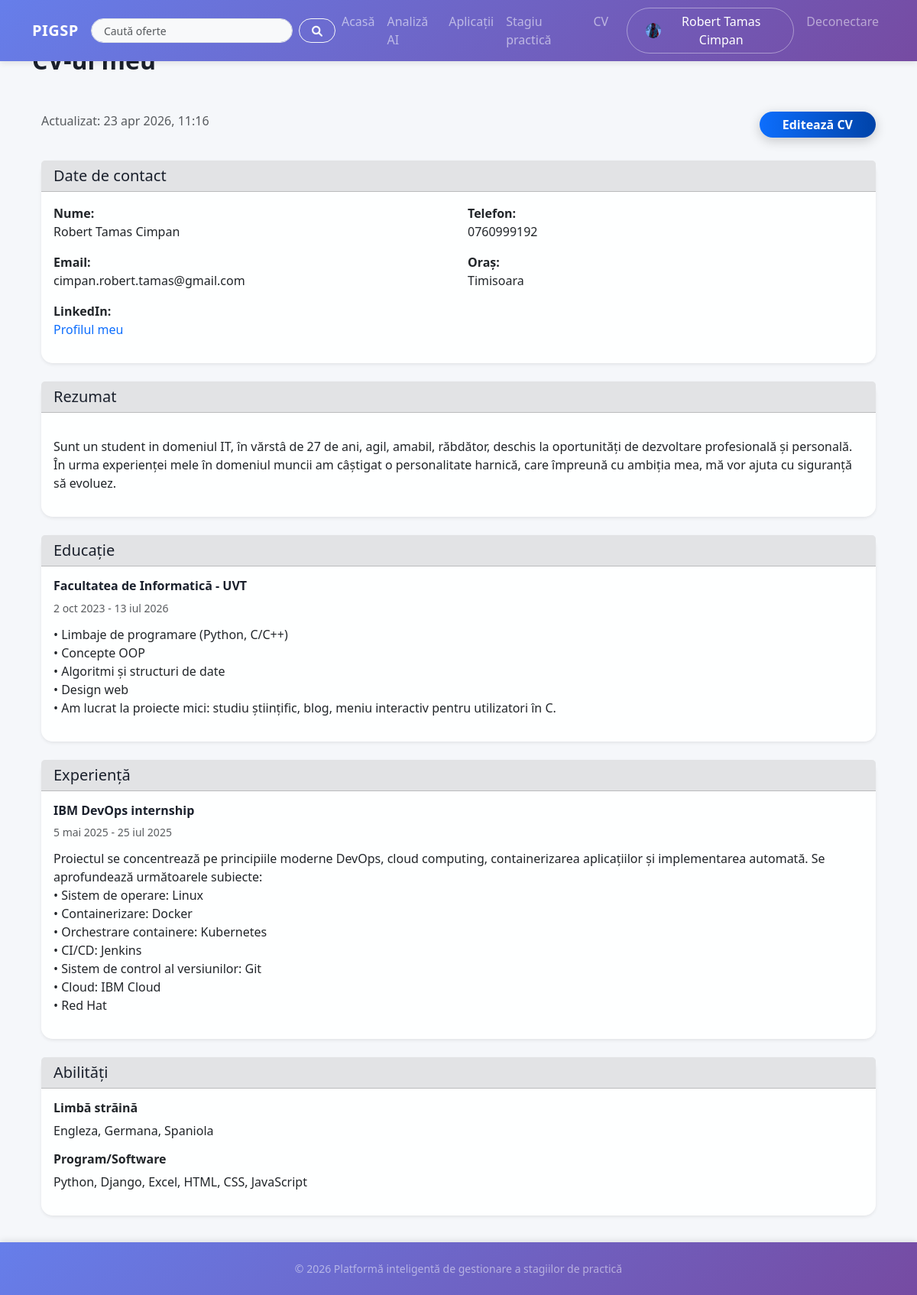
Screenshot of /cv/ (signed in) with the database file from the repository.
### accounts/models.py (models this page shows, shortened)
class User(AbstractUser):
    username_validator = UnicodeUsernameValidator()
    ROLE_CHOICES = [
        ("student", "Student"),
        ("company", "Companie"),
    ]
    username = models.CharField(
        "username",
        max_length=30,
        unique=True,
        help_text="30 de caractere sau mai puțin. Doar litere, cifre și @/./+/-/_ .",
        validators=[username_validator],
        error_messages={
            "unique": "Un utilizator cu acest nume există deja.",
        },
    )
    role = models.CharField(max_length=20, choices=ROLE_CHOICES, default="student")
    phone_number = models.CharField(max_length=15, blank=False, null=True, default=None)
    birth_date = models.DateField(null=True, blank=True)
    profile_picture = models.ImageField(
        upload_to="profile_pictures/", null=True, blank=True
    )
    class Meta:
        db_table = "auth_user"
        verbose_name = "Utilizator"
        verbose_name_plural = "Utilizatori"
    def is_student(self):
        return self.role == "student"

class StudentCV(models.Model):
    user = models.OneToOneField(
        User, on_delete=models.CASCADE, related_name="student_cv"
    )
    phone = models.CharField(max_length=15)
    email = models.EmailField()
    linkedin = models.URLField(blank=True)
    city = models.CharField(max_length=100, blank=True)
    resume = models.TextField(max_length=500)
    pdf_file = models.FileField(upload_to="cv/", null=True, blank=True)
    created_at = models.DateTimeField(auto_now_add=True)
    updated_at = models.DateTimeField(auto_now=True)
    class Meta:
        verbose_name = "CV Student"
        verbose_name_plural = "CV Studenți"

class CVEducation(models.Model):
    cv = models.ForeignKey(
        StudentCV, on_delete=models.CASCADE, related_name="education"
    )
    school_name = models.CharField(max_length=255, blank=True)
    start_date = models.DateField(blank=True, null=True)
    end_date = models.DateField(blank=True, null=True)
    details = models.TextField(blank=True)
    created_at = models.DateTimeField(auto_now_add=True)
    class Meta:
        verbose_name = "Educație CV"
        verbose_name_plural = "Educații CV"
        ordering = ["-end_date"]

class CVExperience(models.Model):
    cv = models.ForeignKey(
        StudentCV, on_delete=models.CASCADE, related_name="experience"
    )
    institution_name = models.CharField(max_length=255, blank=True)
    start_date = models.DateField(blank=True, null=True)
    end_date = models.DateField(blank=True, null=True)
    details = models.TextField(blank=True)
    created_at = models.DateTimeField(auto_now_add=True)
    class Meta:
        verbose_name = "Experiență CV"
        verbose_name_plural = "Experiențe CV"
        ordering = ["-end_date"]

class CVSkill(models.Model):
    SKILL_TYPE_CHOICES = [
        ("program", "Program/Software"),
        ("language", "Limbaj de programare"),
        ("foreign_language", "Limbă străină"),
        ("soft_skill", "Soft Skill"),
    ]
    cv = models.ForeignKey(StudentCV, on_delete=models.CASCADE, related_name="skills")
    skill_type = models.CharField(max_length=20, choices=SKILL_TYPE_CHOICES, blank=True)
    skill_name = models.CharField(max_length=255, blank=True)
    created_at = models.DateTimeField(auto_now_add=True)
    class Meta:
        verbose_name = "Abilitate CV"
        verbose_name_plural = "Abilități CV"
        ordering = ["skill_type", "skill_name"]

### main/views.py (the view)
@login_required
def view_cv(request):
    if not request.user.is_student():
        return _forbidden_page(request, "Doar studenții pot vedea CV-uri.")
    try:
        cv = StudentCV.objects.get(user=request.user)
    except StudentCV.DoesNotExist:
        cv = None
    context = {
        "cv": cv,
    }
    return render(request, "main/view_cv.html", context)

### templates/main/view_cv.html (shortened to what this page needs)
{% extends 'base.html' %}
{% load static %}
{% block content %}
<h2 class="mb-4">CV-ul meu</h2>
<div class="container mt-5">
    <div class="row mb-4">
        <div class="col-md-8">
            {% if cv %}
                <p class="text-muted">Actualizat: {{ cv.updated_at|date:"j b Y, H:i" }}</p>
            {% endif %}
        </div>
        <div class="col-md-4 text-end">
            {% if cv %}
                <a href="{% url 'edit_cv' %}" class="btn btn-primary rounded-pill">
                     Editează CV
                </a>
            {% else %}
                <a href="{% url 'edit_cv' %}" class="btn btn-primary rounded-pill">
                    <i class="bi bi-plus-circle"></i> Creează CV
                </a>
            {% endif %}
        </div>
    </div>
    {% if cv %}
        <div class="card border-0 shadow-sm mb-4">
            <div class="card-header bg-secondary-subtle text-dark">
                <h5 class="mb-0"> Date de contact</h5>
            </div>
            <div class="card-body">
                <div class="row">
                    <div class="col-md-6 mb-3">
                        <strong>Nume:</strong><br>
                        {{ user.get_full_name|default:"Nu este setat" }}
                    </div>
                    <div class="col-md-6 mb-3">
                        <strong>Telefon:</strong><br>
                        {{ cv.phone|default:"Nu este setat" }}
                    </div>
                    <div class="col-md-6 mb-3">
                        <strong>Email:</strong><br>
                        {{ cv.email|default:"Nu este setat" }}
                    </div>
                    <div class="col-md-6 mb-3">
                        <strong>Oraș:</strong><br>
                        {{ cv.city|default:"Nu este setat" }}
                    </div>
                    {% if cv.linkedin %}
                        <div class="col-md-6 mb-3">
                            <strong>LinkedIn:</strong><br>
                            <a href="{{ cv.linkedin }}" target="_blank">Profilul meu</a>
                        </div>
                    {% endif %}
                </div>
            </div>
        </div>
        <div class="card border-0 shadow-sm mb-4">
            <div class="card-header bg-secondary-subtle text-dark">
                <h5 class="mb-0"> Rezumat</h5>
            </div>
            <div class="card-body">
                <p class="text-justify">{{ cv.resume|linebreaks }}</p>
            </div>
        </div>
        {% if cv.education.all %}
            <div class="card border-0 shadow-sm mb-4">
                <div class="card-header bg-secondary-subtle text-dark">
                    <h5 class="mb-0"> Educație</h5>
                </div>
                <div class="card-body">
                    {% for education in cv.education.all %}
                        <div class="mb-3 {% if not forloop.last %}pb-3 border-bottom{% endif %}">
                            <h6 class="fw-bold">{{ education.school_name }}</h6>
                            <p class="text-muted small mb-2">
                                {{ education.start_date|date:"j b Y" }} - {{ education.end_date|date:"j b Y" }}
                            </p>
                            {% if education.details %}
                                <p class="mb-0">{{ education.details|linebreaks }}</p>
                            {% endif %}
                        </div>
                    {% endfor %}
                </div>
            </div>
        {% endif %}
        {% if cv.experience.all %}
            <div class="card border-0 shadow-sm mb-4">
                <div class="card-header bg-secondary-subtle text-dark">
                    <h5 class="mb-0"> Experiență</h5>
                </div>
                <div class="card-body">
                    {% for experience in cv.experience.all %}
                        <div class="mb-3 {% if not forloop.last %}pb-3 border-bottom{% endif %}">
                            <h6 class="fw-bold">{{ experience.institution_name }}</h6>
                            <p class="text-muted small mb-2">
                                {{ experience.start_date|date:"j b Y" }} - {{ experience.end_date|date:"j b Y" }}
                            </p>
                            {% if experience.details %}
                                <p class="mb-0">{{ experience.details|linebreaks }}</p>
                            {% endif %}
                        </div>
                    {% endfor %}
                </div>
            </div>
        {% endif %}
        {% if cv.skills.all %}
            <div class="card border-0 shadow-sm mb-4">
                <div class="card-header bg-secondary-subtle text-dark">
                    <h5 class="mb-0"> Abilități</h5>
                </div>
                <div class="card-body">
                    {% regroup cv.skills.all by get_skill_type_display as skill_groups %}
                    {% for group in skill_groups %}
                        <div class="mb-3">
                            <h6 class="fw-bold text-dark">{{ group.grouper }}</h6>
                            <p class="mb-0 text-dark">
                                {% for skill in group.list %}
                                    {{ skill.skill_name }}{% if not forloop.last %}, {% endif %}
                                {% endfor %}
                            </p>
                        </div>
                    {% endfor %}
                </div>
            </div>
        {% endif %}
    {% else %}
        <div class="empty-state-centered">
            <p class="mt-2 text-center text-muted">Încă nu ai creat un CV.</p>
        </div>
    {% endif %}
</div>
{% endblock %}

### templates/base.html (shortened to what this page needs)
{% load static %}
<!DOCTYPE html>
<html lang="ro">
<head>
    <link href="https://cdn.jsdelivr.net/npm/bootstrap@5.3.0/dist/css/bootstrap.min.css" rel="stylesheet">
    <link rel="stylesheet" href="https://cdnjs.cloudflare.com/ajax/libs/font-awesome/6.0.0/css/all.min.css">
    <link rel="stylesheet" href="{% static 'css/style.css' %}">
</head>
<body>
    <nav class="navbar navbar-expand-lg navbar-dark bg-transparent mb-4">
        <div class="container">
            <a class="navbar-brand fw-bold" href="{% url 'home' %}">
                PIGSP
            </a>
            <div class="collapse navbar-collapse" id="navbarNav">
                <form class="d-flex align-items-center mx-lg-auto my-2 my-lg-0 w-100" method="get" action="{% url 'home' %}" role="search" style="max-width: 320px;">
                    <input class="form-control form-control-sm rounded-pill me-2" type="text" name="q" value="{{ q|default:'' }}" placeholder="Caută oferte" aria-label="Caută oferte" style="height: 32px;">
                    <button class="btn btn-outline-light btn-sm rounded-pill px-3" type="submit" aria-label="Caută" style="height: 32px;">
                        <i class="fas fa-search"></i>
                    </button>
                </form>
                <ul class="navbar-nav ms-auto">
                    <li class="nav-item"><a class="nav-link" href="{% url 'home' %}">Acasă</a></li>
                    {% if user.is_authenticated %}
                        {% if user.is_student %}
                            <li class="nav-item"><a class="nav-link" href="{% url 'smart_match' %}">Analiză AI</a></li>
                            <li class="nav-item"><a class="nav-link" href="{% url 'my_applications' %}">Aplicații</a></li>
                            <li class="nav-item"><a class="nav-link" href="{% url 'my_internship' %}">Stagiu practică</a></li>
                            <li class="nav-item"><a class="nav-link" href="{% url 'view_cv' %}">CV</a></li>
                        {% elif user.is_company %}
                            <li class="nav-item"><a class="nav-link" href="{% url 'company_my_offers' %}">Ofertele mele</a></li>
                            <li class="nav-item"><a class="nav-link" href="{% url 'company_candidates' %}">Candidați</a></li>
                        {% endif %}
                        <li class="nav-item ms-lg-3">
                            <a class="nav-link btn btn-white-outline px-4 d-flex align-items-center gap-2" href="{% url 'profile' %}">
                                {% if user.profile_picture %}
                                    <img src="{{ user.profile_picture.url }}" alt="Profil" class="rounded-circle" style="width: 20px; height: 20px; object-fit: cover;">
                                {% else %}
                                    <div class="rounded-circle bg-light d-flex align-items-center justify-content-center" style="width: 20px; height: 20px;">
                                        <i class="fas fa-user text-muted" style="font-size: 14px;"></i>
                                    </div>
                                {% endif %}
                                {{ user.get_full_name|default:user.username }}
                            </a>
                        </li>
                        <li class="nav-item">
                            <form action="{% url 'logout' %}" method="post" class="d-inline">
                                <button type="submit"
                                    class="nav-link btn btn-link border-0 text-white-50 ms-2">Deconectare</button>
                            </form>
                        </li>
                    {% else %}
                        <li class="nav-item"><a class="nav-link" href="{% url 'login' %}">Autentificare</a></li>
                        <li class="nav-item ms-2">
                            <a class="btn btn-light rounded-pill px-4 fw-bold text-primary"
                                href="{% url 'register' %}">Înregistrare</a>
                        </li>
                    {% endif %}
                </ul>
            </div>
        </div>
    </nav>
    <div class="container main-container">
        {% block content %}{% endblock %}
    </div>
    <footer class="text-center text-white-50 mt-5 py-4">
        <p class="mb-0 small">&copy; 2026 Platformă inteligentă de gestionare a stagiilor de practică</p>
    </footer>
</body>
</html>

### static/css/style.css (style rules this page uses)
body { background: #f5f7fa; min-height: 100vh; font-family: 'Segoe UI', Tahoma, Geneva, Verdana, sans-serif; color: #2c3e50; display: flex; flex-direction: column; padding-top: 60px; padding-bottom: 80px; }
h1, h2, h3, h4, h5, h6 { color: #1a202c; }
.main-container h2 { color: #1a202c; font-weight: 700; }
.main-container { flex: 1 0 auto; }
footer { flex-shrink: 0; background: linear-gradient(135deg, #667eea 0%, #764ba2 100%); color: white; position: fixed; bottom: 0; left: 0; right: 0; box-shadow: 0 -2px 8px rgba(0,0,0,0.1); }
.navbar { background: linear-gradient(135deg, #667eea 0%, #764ba2 100%) !important; position: fixed; top: 0; left: 0; right: 0; z-index: 1030; box-shadow: 0 2px 8px rgba(0,0,0,0.1); }
.card { background: rgba(255, 255, 255, 0.95); border: none; border-radius: 15px; box-shadow: 0 8px 32px 0 rgba(31, 38, 135, 0.37); transition: transform 0.2s; }
.navbar-brand { letter-spacing: 0.5px; }
.nav-link { font-weight: 500; transition: all 0.2s; }
.btn-white-outline { border: 1px solid rgba(255,255,255,0.4); color: white; border-radius: 50px; padding: 5px 25px; position: relative; top: 2px; }
.form-control, .form-select { border-radius: 10px; background-color: #f8f9fa; border: 1px solid #dee2e6; padding: 0.75rem 1rem; }
.btn-primary { background: linear-gradient(90deg, #0d6efd 0%, #0043a8 100%); border: none; border-radius: 50px; padding: 5px 30px; font-weight: 600; box-shadow: 0 4px 15px rgba(0,0,0,0.2); transition: all 0.3s ease; }
a { text-decoration: none; }
.card-body .mb-2 { margin-bottom: 0.75rem !important; }

### rows the page displays
StudentCV: updated_at "23 apr 2026, 11:16", phone "0760999192", email "cimpan.robert.tamas@gmail.com", city "Timisoara", resume "Sunt un student in domeniul IT, în vărstâ de 27 de ani, agil, amabil, răbdător, deschis la oportunități de dezvoltare profesională și personală. În urma experienței mele în domeniul muncii am câștigat o personalitate harnică, care împreună cu ambiția mea, mă vor ajuta cu siguranță să evoluez."
CVEducation: school_name "Facultatea de Informatică - UVT", start_date "2 oct 2023", end_date "13 iul 2026", details "• Limbaje de programare (Python, C/C++) • Concepte OOP • Algoritmi și structuri de date • Design web • Am lucrat la proiecte mici: studiu științific, blog, meniu interactiv pentru utilizatori în C."
CVExperience: institution_name "IBM DevOps internship", start_date "5 mai 2025", end_date "25 iul 2025", details "Proiectul se concentrează pe principiile moderne DevOps, cloud computing, containerizarea aplicațiilor și implementarea automată. Se aprofundează următoarele subiecte: • Sistem de operare: Linux • Containerizare: Docker • Orchestrare containere: Kubernetes • CI/CD: Jenkins • Sistem de control al versiunilor: Git • Cloud: IBM Cloud • Red Hat"
CVSkill: skill_name "Engleza, Germana, Spaniola"
CVSkill: skill_name "Python, Django, Excel, HTML, CSS, JavaScript"

### other values shown
{{ user.get_full_name|default:user.username }} "Robert Tamas Cimpan"
{{ user.get_full_name|default:"Nu este setat" }} "Robert Tamas Cimpan"
{{ group.grouper }} "Limbă străină" "Program/Software"
